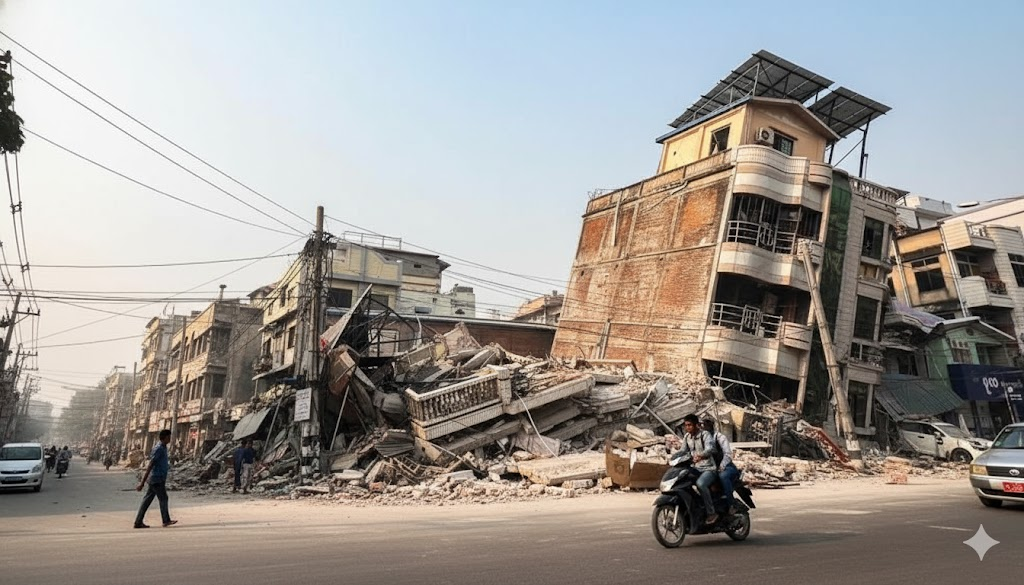
#> input picture testing_files/Compiled/HADR_AIG_DAY_EARTHQUAKE_01.jpg, 1024 x 585 px
$ python forensics.py testing_files/Compiled/HADR_AIG_DAY_EARTHQUAKE_01.jpg
#> lines starting #> are read from the running program, lines starting #| are printed output that depends on the picture
"""
Forensic artifact generation for deepfake detection.

This module generates Error Level Analysis (ELA) and Fast Fourier Transform (FFT)
forensic maps to expose AI generation signatures in images.

Scientific Rationale:
    - ELA: Detects compression inconsistencies. AI-generated images have uniform
      compression levels (rainbow static), while real photos show varying compression
      (dark regions with edge noise) due to camera sensor behavior.

    - FFT: Reveals frequency domain patterns. GANs and diffusion models introduce
      periodic artifacts (grid/starfield/cross patterns), while real photos exhibit
      chaotic starburst patterns in frequency space.
"""

import cv2
import numpy as np
from PIL import Image
import io
import exifread
from typing import Union, Tuple, Dict, Optional


class ArtifactGenerator:
    """
    Generate forensic artifacts for image authentication analysis.

    This class provides static methods to create ELA and FFT maps that reveal
    forensic signatures indicative of AI generation or manipulation.
    """

    @staticmethod
    def generate_ela(
        image_input: Union[str, bytes, Image.Image, np.ndarray],
        quality: int = 90,
        scale_factor: int = 15
    ) -> bytes:
        """
        Generate Error Level Analysis (ELA) map.

        ELA highlights compression inconsistencies by comparing the original
        image to a recompressed version. Uniform compression (AI-generated)
        appears as rainbow static; varying compression (real photos) shows
        dark regions with edge noise.

        Args:
            image_input: Input image as file path, PIL Image, or numpy array
            quality: JPEG compression quality for recompression (default: 90)
                    Lower quality = more visible differences
                    Range: 0-100
            scale_factor: Amplification factor for visibility (default: 15)
                         Higher value = more visible differences
                         Typical range: 10-20

        Returns:
            PNG-encoded bytes of the ELA map (can be displayed or saved)

        Algorithm:
            1. Load original image as numpy array
            2. Compress to JPEG at specified quality in memory
            3. Decode the compressed JPEG back to array
            4. Compute absolute difference: |Original - Compressed|
            5. Amplify differences: diff * scale_factor
            6. Clip to valid range [0, 255]
            7. Return as PNG bytes

        Example:
            >>> ela_bytes = ArtifactGenerator.generate_ela('photo.jpg')
            >>> with open('photo_ela.png', 'wb') as f:
            ...     f.write(ela_bytes)
        """
#> called with quality = 90, scale_factor = 15
        # Load image to numpy array
        if isinstance(image_input, str):
            original = cv2.imread(image_input)
#> original is the input picture: shape (585, 1024, 3); mean B, G, R 150.3, 154.9, 159.3
            if original is None:
                raise ValueError(f"Could not load image from path: {image_input}")
        elif isinstance(image_input, bytes):
            # Decode bytes to numpy array
            nparr = np.frombuffer(image_input, np.uint8)
            original = cv2.imdecode(nparr, cv2.IMREAD_COLOR)
            if original is None:
                raise ValueError("Could not decode image from bytes")
        elif isinstance(image_input, Image.Image):
            # Convert PIL Image to OpenCV format (RGB -> BGR)
            original = cv2.cvtColor(np.array(image_input), cv2.COLOR_RGB2BGR)
        elif isinstance(image_input, np.ndarray):
            original = image_input.copy()
        else:
            raise TypeError(
                "image_input must be str (path), bytes, PIL.Image, or numpy.ndarray"
            )

        # Validate quality parameter
        if not 0 <= quality <= 100:
            raise ValueError(f"quality must be between 0 and 100, got {quality}")

        # Compress to JPEG in memory
        encode_params = [int(cv2.IMWRITE_JPEG_QUALITY), quality]
        success, compressed_bytes = cv2.imencode('.jpg', original, encode_params)

        if not success:
            raise RuntimeError("Failed to encode image as JPEG")

        # Decode compressed image back to array
        compressed = cv2.imdecode(compressed_bytes, cv2.IMREAD_COLOR)

        if compressed is None:
            raise RuntimeError("Failed to decode compressed JPEG")

        # Ensure dimensions match (should always match, but safety check)
        if original.shape != compressed.shape:
            raise RuntimeError(
                f"Shape mismatch: original {original.shape} vs "
                f"compressed {compressed.shape}"
            )

        # Compute absolute difference
        diff = cv2.absdiff(original, compressed).astype('float')
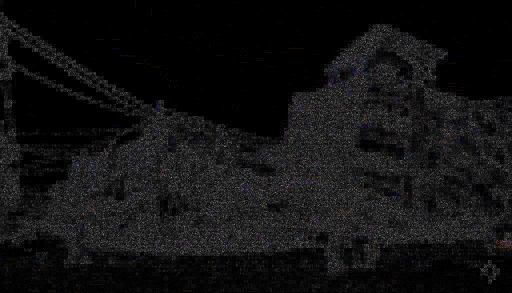
#> diff: shape (585, 1024, 3) float64 (shown at 1/2 size); mean B, G, R 1.43, 1.39, 1.42; drawn with min black and max white

        # Scale for visibility
        ela = np.clip(diff * scale_factor, 0, 255).astype('uint8')

        # Encode as PNG (lossless for artifact preservation)
        success, png_bytes = cv2.imencode('.png', ela)

        if not success:
            raise RuntimeError("Failed to encode ELA map as PNG")

        return png_bytes.tobytes()

    @staticmethod
    def generate_fft(
        image_input: Union[str, bytes, Image.Image, np.ndarray]
    ) -> bytes:
        """
        Generate Fast Fourier Transform (FFT) magnitude spectrum.

        FFT reveals frequency domain patterns. AI-generated images often
        exhibit grid, starfield, or cross patterns due to GAN/Diffusion
        architecture artifacts. Real photos show chaotic starburst patterns
        characteristic of natural scenes.

        Args:
            image_input: Input image as file path, PIL Image, or numpy array

        Returns:
            PNG-encoded bytes of the FFT magnitude spectrum

        Algorithm:
            1. Convert image to grayscale
            2. Convert to float32 for DFT computation
            3. Compute 2D Discrete Fourier Transform (DFT)
            4. Shift zero-frequency component to center (fftshift)
            5. Compute magnitude spectrum from complex output
            6. Apply log transform: 20 * log(magnitude + 1)
               - Log scale makes patterns more visible
               - +1 prevents log(0) errors
            7. Normalize to 0-255 range for visualization
            8. Return as PNG bytes

        Frequency Domain Signatures:
            - Grid patterns: Regular GAN artifacts
            - Starfield/Cross: Diffusion model artifacts
            - Chaotic starburst: Natural image frequencies

        Example:
            >>> fft_bytes = ArtifactGenerator.generate_fft('photo.jpg')
            >>> with open('photo_fft.png', 'wb') as f:
            ...     f.write(fft_bytes)
        """
        # Load and convert to grayscale
        if isinstance(image_input, str):
            gray = cv2.imread(image_input, cv2.IMREAD_GRAYSCALE)
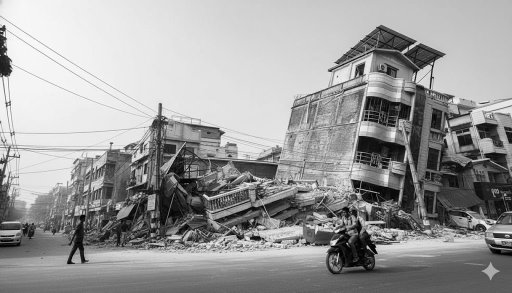
#> gray: shape (585, 1024) (shown at 1/2 size); min 0, max 255, mean 155.7
            if gray is None:
                raise ValueError(f"Could not load image from path: {image_input}")
        elif isinstance(image_input, bytes):
            # Decode bytes to numpy array, then convert to grayscale
            nparr = np.frombuffer(image_input, np.uint8)
            img = cv2.imdecode(nparr, cv2.IMREAD_COLOR)
            if img is None:
                raise ValueError("Could not decode image from bytes")
            gray = cv2.cvtColor(img, cv2.COLOR_BGR2GRAY)
        elif isinstance(image_input, Image.Image):
            # Convert PIL Image to grayscale
            if image_input.mode == 'L':
                gray = np.array(image_input)
            else:
                gray = cv2.cvtColor(np.array(image_input), cv2.COLOR_RGB2GRAY)
        elif isinstance(image_input, np.ndarray):
            # Convert to grayscale if needed
            if len(image_input.shape) == 2:
                gray = image_input.copy()
            elif len(image_input.shape) == 3:
                gray = cv2.cvtColor(image_input, cv2.COLOR_BGR2GRAY)
            else:
                raise ValueError(
                    f"Invalid image array shape: {image_input.shape}"
                )
        else:
            raise TypeError(
                "image_input must be str (path), bytes, PIL.Image, or numpy.ndarray"
            )

        # Convert to float32 for DFT
        gray_float = np.float32(gray)

        # Compute DFT
        # Output is complex array with 2 channels: real and imaginary
        dft = cv2.dft(gray_float, flags=cv2.DFT_COMPLEX_OUTPUT)

        # Shift zero-frequency component to center
        # This places DC component (average brightness) at image center
        dft_shift = np.fft.fftshift(dft)

        # Compute magnitude spectrum from complex DFT
        # magnitude = sqrt(real^2 + imaginary^2)
        magnitude = cv2.magnitude(dft_shift[:, :, 0], dft_shift[:, :, 1])

        # Apply log transform for better visibility
        # Log scale compresses dynamic range, making subtle patterns visible
        magnitude_log = 20 * np.log(magnitude + 1)  # +1 to avoid log(0)
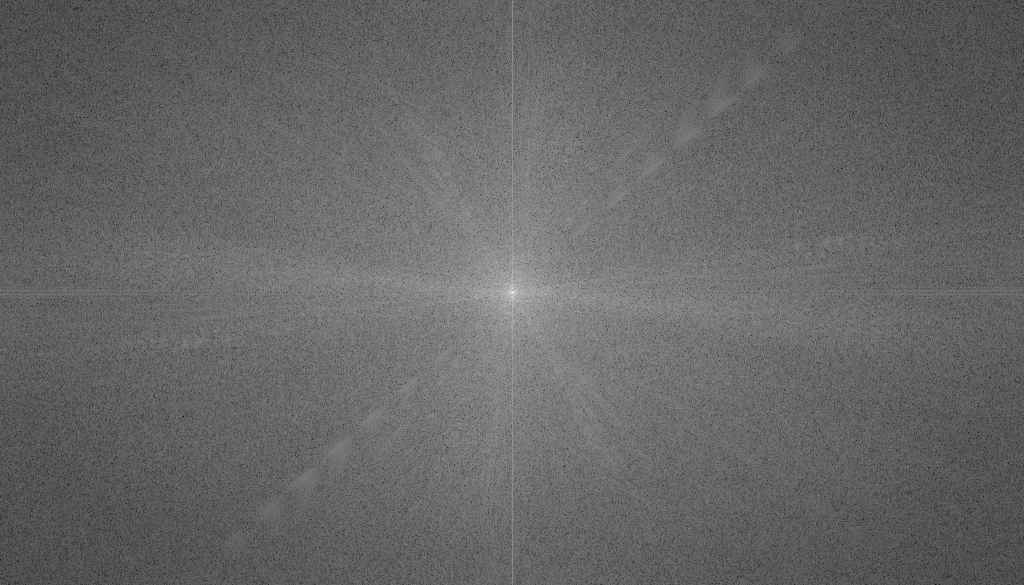
#> magnitude_log: shape (585, 1024) float32; min 47.24, max 367, mean 175.9; drawn with min black and max white

        # Normalize to 0-255 range for visualization
        magnitude_normalized = cv2.normalize(
            magnitude_log,
            None,
            0,
            255,
            cv2.NORM_MINMAX
        )
        fft_image = np.uint8(magnitude_normalized)

        # Encode as PNG
        success, png_bytes = cv2.imencode('.png', fft_image)

        if not success:
            raise RuntimeError("Failed to encode FFT spectrum as PNG")

        return png_bytes.tobytes()

    # [292 lines left out: functions extract_metadata, compute_ela_variance, generate_fft_preprocessed, not called in this run]

    @staticmethod
    def generate_both(
        image_input: Union[str, Image.Image, np.ndarray],
        ela_quality: int = 90,
        ela_scale: int = 15
    ) -> Tuple[bytes, bytes]:
        """
        Convenience method to generate both ELA and FFT in one call.

        Args:
            image_input: Input image as file path, PIL Image, or numpy array
            ela_quality: JPEG quality for ELA (default: 90)
            ela_scale: Scale factor for ELA visibility (default: 15)

        Returns:
            Tuple of (ela_bytes, fft_bytes) as PNG-encoded bytes

        Example:
            >>> ela, fft = ArtifactGenerator.generate_both('photo.jpg')
            >>> with open('ela.png', 'wb') as f:
            ...     f.write(ela)
            >>> with open('fft.png', 'wb') as f:
            ...     f.write(fft)
        """
        ela_bytes = ArtifactGenerator.generate_ela(
            image_input,
            quality=ela_quality,
            scale_factor=ela_scale
        )
        fft_bytes = ArtifactGenerator.generate_fft(image_input)

        return ela_bytes, fft_bytes


# Convenience functions for direct usage
# [24 lines left out: functions generate_ela, generate_fft, not called in this run]


def generate_both(
    image_input: Union[str, Image.Image, np.ndarray],
    ela_quality: int = 90,
    ela_scale: int = 15
) -> Tuple[bytes, bytes]:
    """
    Generate both ELA and FFT artifacts.

    Convenience function that calls ArtifactGenerator.generate_both().
    Returns tuple of (ela_bytes, fft_bytes).
    """
    return ArtifactGenerator.generate_both(image_input, ela_quality, ela_scale)


if __name__ == "__main__":
    # Example usage and basic testing
    import sys

    if len(sys.argv) < 2:
        print("Usage: python forensics.py <image_path>")
        print("Generates ELA and FFT maps for the specified image")
        sys.exit(1)

    image_path = sys.argv[1]

    print(f"Generating forensic artifacts for: {image_path}")

    try:
        # Generate both artifacts
        ela_bytes, fft_bytes = generate_both(image_path)

        # Save outputs
        ela_output = image_path.rsplit('.', 1)[0] + '_ela.png'
        fft_output = image_path.rsplit('.', 1)[0] + '_fft.png'

        with open(ela_output, 'wb') as f:
            f.write(ela_bytes)
        print(f"✓ ELA map saved to: {ela_output}")

        with open(fft_output, 'wb') as f:
            f.write(fft_bytes)
        print(f"✓ FFT spectrum saved to: {fft_output}")

        print("\nForensic Analysis:")
        print("  - Check ELA map: Uniform rainbow = AI, Dark with edges = Real")
        print("  - Check FFT spectrum: Grid/Cross = AI, Chaotic starburst = Real")

    except Exception as e:
        print(f"Error: {e}")
        sys.exit(1)

$ run again, on testing_files/Compiled/HADR_AIG_DAY_STORM_01.jpg
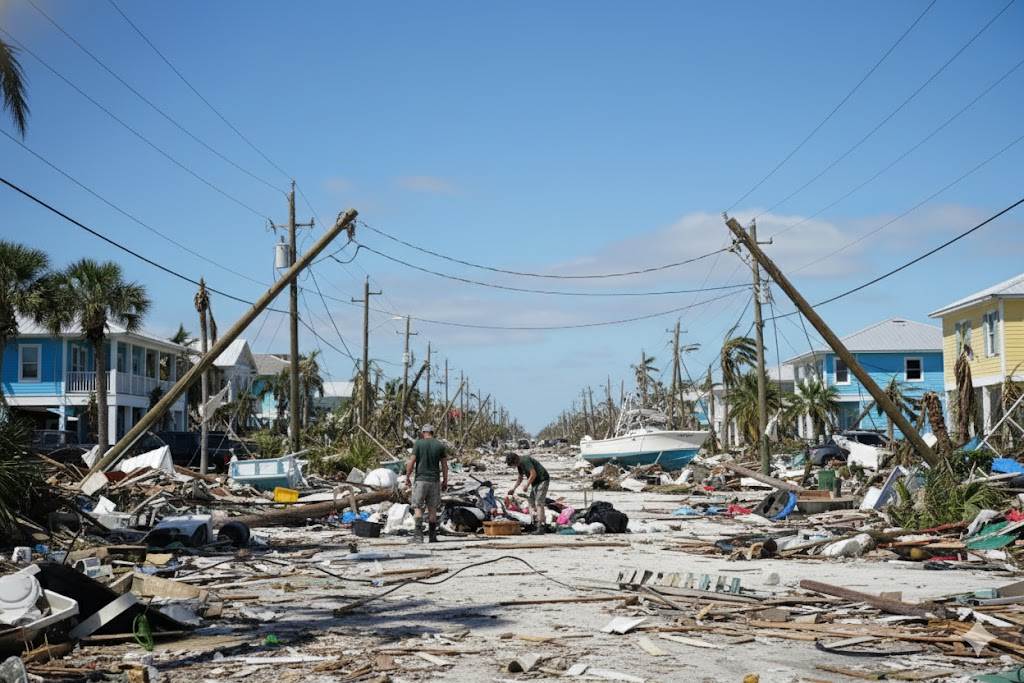
#> input picture testing_files/Compiled/HADR_AIG_DAY_STORM_01.jpg, 1024 x 683 px
#> in generate_ela, original is the input picture: shape (683, 1024, 3); mean B, G, R 157.2, 140, 119.1
#> in generate_ela, `ela = np.clip(diff * scale_factor, 0, 255).astype('uint8')`:
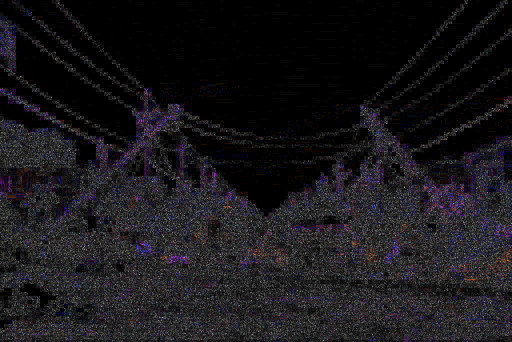
#> ela: shape (683, 1024, 3) (shown at 1/2 size); mean B, G, R 27, 23.6, 25.3
#> in generate_fft, `gray = cv2.imread(image_input, cv2.IMREAD_GRAYSCALE)`:
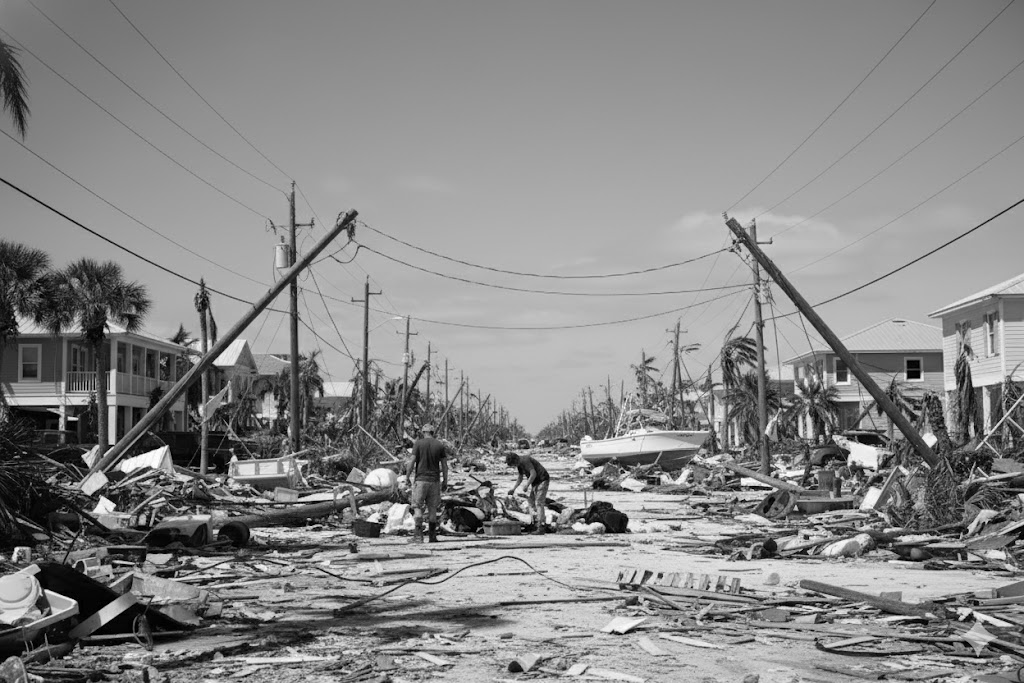
#> gray: shape (683, 1024); min 0, max 255, mean 135.7
